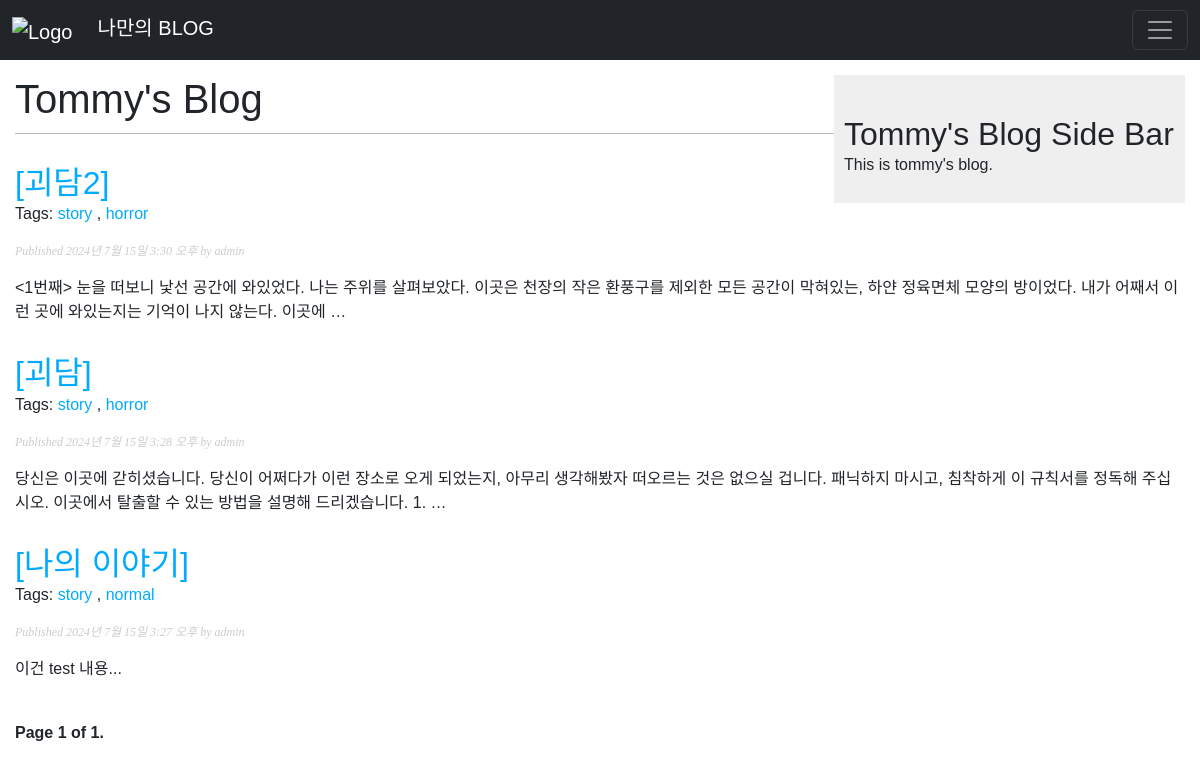
Screenshot of /blog/ with the database file from the repository.
### blog/models.py (models this page shows, shortened)
class Post(models.Model):
    class Status(models.TextChoices):
        DRAFT = 'DF', 'Draft'
        PUBLISHED = 'PB', 'Published'
    title = models.CharField(max_length=260)
    slug = models.SlugField(max_length=250, unique_for_date='publish')
    author = models.ForeignKey(User, on_delete=models.CASCADE, related_name='blog_posts')
    body = models.TextField()
    publish = models.DateTimeField(default=timezone.now)
    created = models.DateTimeField(auto_now_add=True)
    updated = models.DateTimeField(auto_now=True)
    status = models.CharField(max_length=2, choices=Status.choices, default=Status.DRAFT)
    objects = models.Manager()
    published = PublishedManager()
    tags = TaggableManager()
    class Meta:
        ordering = ['-publish']
        indexes = [models.Index(fields=['-publish'])]
    def get_absolute_url(self):
        return reverse('blog:post_detail', args=[self.publish.year, self.publish.month, self.publish.day, self.slug])

### blog/views.py (the view)
# urls.py: path('', views.post_list, name='post_list'),
def post_list(request, tag_slug=None):
    post_list = Post.published.all()
    tag = None
    if tag_slug:
        tag = get_object_or_404(Tag, slug=tag_slug)
        post_list = post_list.filter(tags__in=[tag])
    paginator = Paginator(post_list, 3)
    page_number = request.GET.get('page',1)
    try:
        posts = paginator.page(page_number)
    except PageNotAnInteger:
        posts = paginator.page(1)
    except EmptyPage:
        posts = paginator.page(paginator.num_pages)
    return render(request,'blog/post/list.html',{'posts':posts,'tag':tag})

### blog/models.py (called while the page is built)
    def get_queryset(self):
        return super().get_queryset() \
            .filter(status=Post.Status.PUBLISHED)

### blog/templates/blog/post/list.html (shortened to what this page needs)
{% extends "blog/base.html" %}
{% block content %}
    <h1>Tommy's Blog</h1>
    {% for post in posts %}
        <h2>
            <a href="{{ post.get_absolute_url }}">
                {{ post.title }}
            </a>
        </h2>
        <p class="tags">
            Tags:
            {% for tag in post.tags.all %}
                <a href="{% url "blog:post_list_by_tag" tag.slug %}">
                    {{ tag.name }}
                </a>
                {% if not forloop.last %}, {% endif %}
            {% endfor %}
        </p>
        <p class="date">
            Published {{ post.publish }} by {{ post.author }}
        </p>
        {{ post.body| truncatewords:30 |linebreaks }}
    {% endfor %}
    {% include "pagination.html" with page=posts %}
{% endblock %}

### blog/templates/blog/base.html (shortened to what this page needs)
{% load static %}
<!doctype html>
<html lang="kr">
  <head>
    <link href="https://cdn.jsdelivr.net/npm/bootstrap@5.3.1/dist/css/bootstrap.min.css" rel="stylesheet">
    <link href="{% static "css/blog.css" %}" rel="stylesheet">
      <body>
        <div id ="sidebar">
            <h2>Tommy's Blog Side Bar</h2>
            <p>This is tommy's blog.</p>
        </div>
      </body>
    <nav class="navbar navbar-dark bg-dark fixed-top">
      <div class="container-fluid">
        <a class="navbar-brand" href="http://127.0.0.1:8000/blog">
          <img src="{% static 'img/django.png' %}" alt="Logo" width="80" height="30" class="d-inline-block align-text-top">
          나만의 BLOG
        </a>
        <button class="navbar-toggler" type="button" data-bs-toggle="offcanvas" data-bs-target="#offcanvasDarkNavbar" aria-controls="offcanvasDarkNavbar" aria-label="Toggle navigation">
          <span class="navbar-toggler-icon"></span>
        </button>
      </div>
    </nav>
  </head>
  <body style="margin-top: 60px; padding: 15px;">
    {% block content %}{% endblock %}
  </body>
</html>

### blog/templates/pagination.html (shortened to what this page needs)
<div class="pagination">
  <span class="step-links">
    <span class="current">
      Page {{ page.number }} of {{ page.paginator.num_pages }}.
    </span>
  </span>
</div>

### blog/static/css/blog.css (style rules this page uses)
body { margin:0; padding:0; font-family:helvetica, sans-serif; }
a { color:#00abff; text-decoration:none; }
h1 { font-weight:normal; border-bottom:1px solid #bbb; padding:0 0 10px 0; }
h2 { font-weight:normal; margin:30px 0 0; }
#sidebar { float:right; width:30%; padding:10px; background:#efefef; height:100%; }
p.date { color:#ccc; font-family: georgia, serif; font-size: 12px; font-style: italic; }
.pagination { margin:40px 0; font-weight:bold; }

### rows the page displays
Post: title "[괴담2]", publish "2024년 7월 15일 3:30 오후", author "admin", body "<1번째> 눈을 떠보니 낯선 공간에 와있었다. 나는 주위를 살펴보았다. 이곳은 천장의 작은 환풍구를 제외한 모든 공간이 막혀있는, 하얀 정육면체 모양의 방이었다. 내가 어째서 이런 곳에 와있는지는 기억이 나지 않는다. 이곳에 …"
Tag: name "story"
Tag: name "horror"
Post: title "[괴담]", publish "2024년 7월 15일 3:28 오후", author "admin", body "당신은 이곳에 갇히셨습니다. 당신이 어쩌다가 이런 장소로 오게 되었는지, 아무리 생각해봤자 떠오르는 것은 없으실 겁니다. 패닉하지 마시고, 침착하게 이 규칙서를 정독해 주십시오. 이곳에서 탈출할 수 있는 방법을 설명해 드리겠습니다. 1. …"
Post: title "[나의 이야기]", publish "2024년 7월 15일 3:27 오후", author "admin", body "이건 test 내용..."
Tag: name "normal"

### other values shown
{{ page.number }} "1"
{{ page.paginator.num_pages }} "1"
